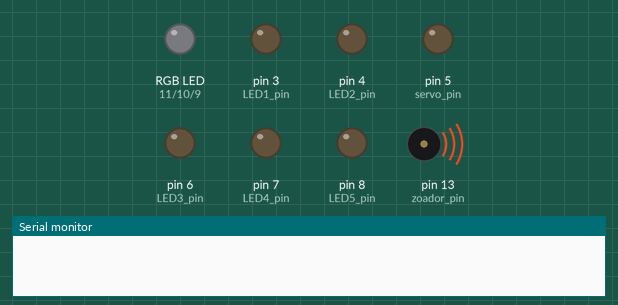
Bench run of a sketch on a simulated Arduino Uno, built with avr-gcc and run on an emulated ATmega328P. On the bench: an RGB LED mixed from three pins (HIGH = lit), output pins drawn as LEDs (lit = HIGH), buzzer (waves = sounding), the last lines printed to the serial monitor. Dim RGB values are drawn brighter than linear.

Above: at 0.97 s.
At 4.81 s:
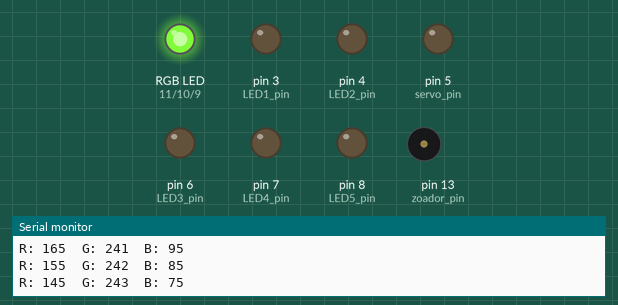
At 10.26 s:
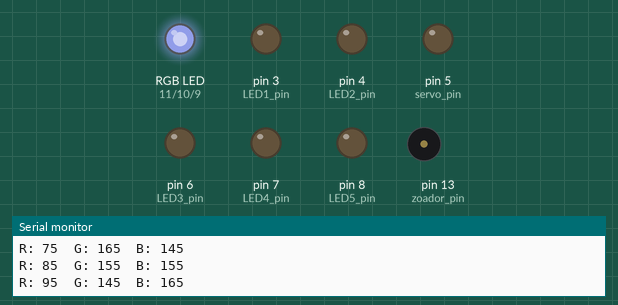
At 19.58 s:
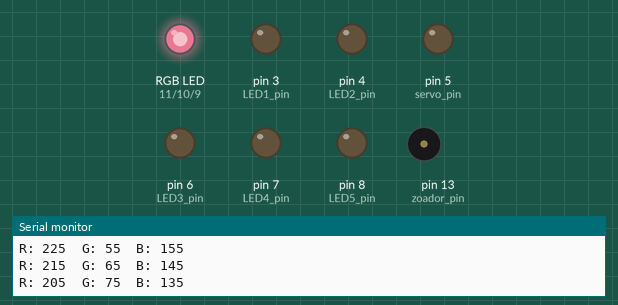
At 28.1 s:
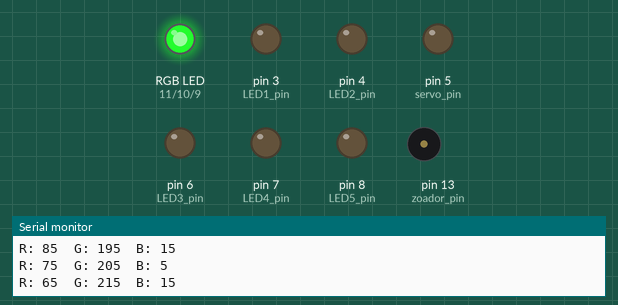
At 37.36 s:
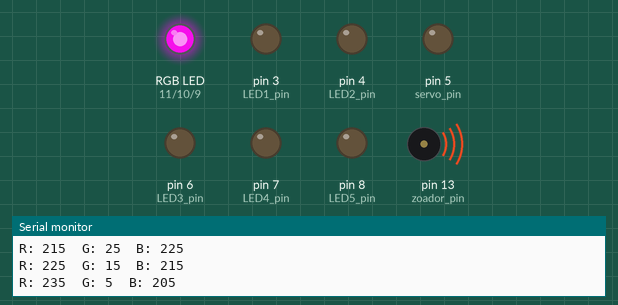
Timing chart, 0 to 40.0 s (numbered marks = the images above):
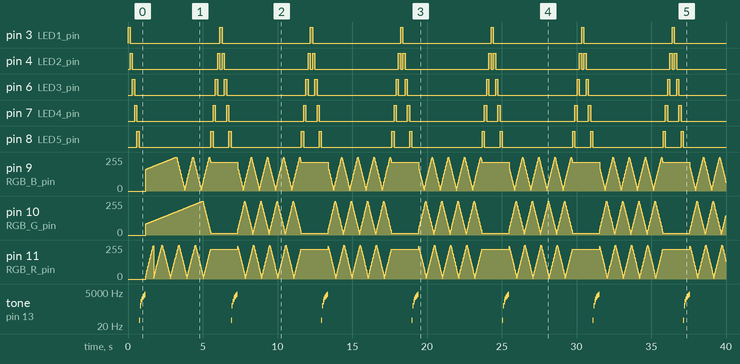

Measured:
- by itself, pin 3 (LED1_pin): alternates HIGH for 0.15 s and LOW for 5.9 s
- by itself, pin 4 (LED2_pin): repeats every 6.1 s: LOW 5.7 s, HIGH 0.15 s, LOW 0.15 s, HIGH 0.15 s
- by itself, pin 6 (LED3_pin): repeats every 6.1 s: LOW 5.4 s, HIGH 0.15 s, LOW 0.45 s, HIGH 0.15 s
- by itself, pin 7 (LED4_pin): repeats every 6.1 s: LOW 5.1 s, HIGH 0.15 s, LOW 0.75 s, HIGH 0.15 s
- by itself, pin 8 (LED5_pin): repeats every 6.1 s: LOW 4.8 s, HIGH 0.15 s, LOW 1.1 s, HIGH 0.15 s
- by itself, tone on pin 13 (zoador_pin): repeats every 6.1 s: 550 Hz 0.06 s, 1050 Hz 0.06 s, 1550 Hz 0.06 s, 2050 Hz 0.06 s, 2550 Hz 0.06 s, 3050 Hz 0.06 s, 3550 Hz 0.06 s, silent 5.7 s, 50 Hz 0.06 s

The sketch:

BATS_1.ino
```cpp
/*********************************************************
* Identifica os pins asociados a cada un dos componentes *
*********************************************************/

#define LED1_pin 3
#define LED2_pin 4
#define LED3_pin 6
#define LED4_pin 7
#define LED5_pin 8

#define RGB_R_pin 11
#define RGB_G_pin 10
#define RGB_B_pin 9

#define servo_pin 5

#define zoador_pin 13

#define pulsador1_pin A3
#define pulsador2_pin A4
#define pulsador3_pin A5

#define pot1_pin = A1
#define pot2_pin = A2
#define LDR_pin =  A0

/*********************************************************
* Crea variables auxiliares                              *
*********************************************************/
int auxiliar_LED = 1;
int direccion_LED = 1;

byte brillo_R = 0;
int  incremento_R = 1;
byte brillo_G = 80;
int  incremento_G = 1;
byte brillo_B = 160;
int  incremento_B = 1;

void setup()
{
  Serial.begin (9600);

// Configura os pins como entradas ou saidas según o caso
  pinMode (LED1_pin, OUTPUT);
  pinMode (LED2_pin, OUTPUT);
  pinMode (LED3_pin, OUTPUT);
  pinMode (LED4_pin, OUTPUT);
  pinMode (LED5_pin, OUTPUT);

  pinMode (RGB_R_pin, OUTPUT);
  pinMode (RGB_G_pin, OUTPUT);
  pinMode (RGB_B_pin, OUTPUT);

  pinMode (servo_pin, OUTPUT);
  pinMode (zoador_pin, OUTPUT);

  pinMode (pulsador1_pin, INPUT);
  pinMode (pulsador2_pin, INPUT);
  pinMode (pulsador3_pin, INPUT);
}

void loop()
{
// Apaga os LEDs 1 a 5
  digitalWrite (LED1_pin, LOW);
  digitalWrite (LED2_pin, LOW);
  digitalWrite (LED3_pin, LOW);
  digitalWrite (LED4_pin, LOW);
  digitalWrite (LED5_pin, LOW);

// Se a variable auxiliar está entre 1 e 5
  if (auxiliar_LED<=5)
  {
    // Acende o LED que corresponde
    if (auxiliar_LED==1) digitalWrite (LED1_pin, HIGH);
    if (auxiliar_LED==2) digitalWrite (LED2_pin, HIGH);
    if (auxiliar_LED==3) digitalWrite (LED3_pin, HIGH);
    if (auxiliar_LED==4) digitalWrite (LED4_pin, HIGH);
    if (auxiliar_LED==5) digitalWrite (LED5_pin, HIGH);

    // E espera un pouco antes do seguinte paso
    delay (150);
  }

// Se a variable auxiliar é 6 activa o zoador cunha seuencia
// de frecuencias entre os 400 e os 2000 Hz
  if (auxiliar_LED==6)
  {
    int frecuencia = 50;
    while (frecuencia < 4000)
    {
      tone (zoador_pin, frecuencia);
      frecuencia += 500;
      delay (55);
    }
    noTone(zoador_pin);
  }

// Se a variable auxiliar é 7 cambia o color do LED
// RGB durante 2 segundos
  if (auxiliar_LED==7)
  {
    int pasos = 200;

    while (pasos > 0)
    {
      analogWrite (RGB_R_pin, brillo_R);
        brillo_R += incremento_R;
          if (brillo_R >= 255) incremento_R = -10;
          if (brillo_R <=   10) incremento_R = +10;

      analogWrite (RGB_G_pin, brillo_G);
        brillo_G += incremento_G;
          if (brillo_G >= 255) incremento_G = -10;
          if (brillo_G <=  10) incremento_G = +10;

      analogWrite (RGB_B_pin, brillo_B);
        brillo_B += incremento_B;
          if (brillo_B >= 255) incremento_B = -10;
          if (brillo_B <=  10) incremento_B = +10;

      pasos --;
      delay (1);

      Serial.print ("R: ");
      Serial.print (brillo_R);
      Serial.print ("\tG: ");
      Serial.print (brillo_G);
      Serial.print ("\tB: ");
      Serial.print (brillo_B);
      Serial.println();

    }
  }

// Incrementa a variable auxiliar
  auxiliar_LED +=direccion_LED;
  if (auxiliar_LED >= 8)
  {
    auxiliar_LED = 5;
    direccion_LED = -1;
  }
  if (auxiliar_LED <= 1) direccion_LED = +1;

}
```
